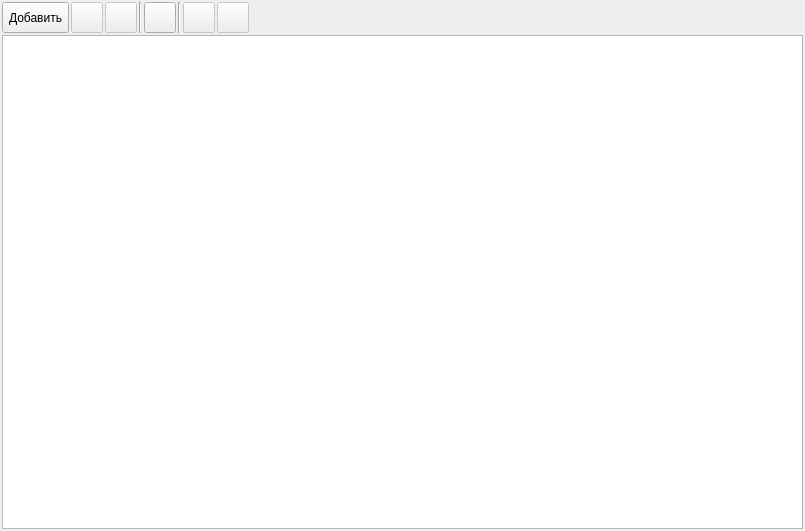
<?xml version="1.0" encoding="UTF-8"?>
<ui version="4.0">
 <class>FormPaySystems</class>
 <widget class="QWidget" name="FormPaySystems">
  <property name="geometry">
   <rect>
    <x>0</x>
    <y>0</y>
    <width>805</width>
    <height>531</height>
   </rect>
  </property>
  <property name="windowTitle">
   <string>Платежные системы</string>
  </property>
  <layout class="QVBoxLayout" name="verticalLayout">
   <property name="spacing">
    <number>2</number>
   </property>
   <property name="leftMargin">
    <number>2</number>
   </property>
   <property name="topMargin">
    <number>2</number>
   </property>
   <property name="rightMargin">
    <number>2</number>
   </property>
   <property name="bottomMargin">
    <number>2</number>
   </property>
   <item>
    <layout class="QHBoxLayout" name="horizontalLayout">
     <property name="spacing">
      <number>2</number>
     </property>
     <item>
      <widget class="QToolButton" name="toolButtonAdd">
       <property name="sizePolicy">
        <sizepolicy hsizetype="Preferred" vsizetype="Preferred">
         <horstretch>0</horstretch>
         <verstretch>0</verstretch>
        </sizepolicy>
       </property>
       <property name="toolTip">
        <string>Добавить параметр</string>
       </property>
       <property name="text">
        <string>Добавить</string>
       </property>
       <property name="icon">
        <iconset resource="../../res.qrc">
         <normaloff>:/32/icons/32x32/add.png</normaloff>:/32/icons/32x32/add.png</iconset>
       </property>
       <property name="iconSize">
        <size>
         <width>24</width>
         <height>24</height>
        </size>
       </property>
       <property name="toolButtonStyle">
        <enum>Qt::ToolButtonTextBesideIcon</enum>
       </property>
      </widget>
     </item>
     <item>
      <widget class="QToolButton" name="toolButtonEdit">
       <property name="enabled">
        <bool>false</bool>
       </property>
       <property name="sizePolicy">
        <sizepolicy hsizetype="Preferred" vsizetype="Preferred">
         <horstretch>0</horstretch>
         <verstretch>0</verstretch>
        </sizepolicy>
       </property>
       <property name="toolTip">
        <string>Редактировать параметр</string>
       </property>
       <property name="icon">
        <iconset resource="../../res.qrc">
         <normaloff>:/32/icons/32x32/edit.png</normaloff>:/32/icons/32x32/edit.png</iconset>
       </property>
       <property name="iconSize">
        <size>
         <width>24</width>
         <height>24</height>
        </size>
       </property>
      </widget>
     </item>
     <item>
      <widget class="QToolButton" name="toolButtonDel">
       <property name="enabled">
        <bool>false</bool>
       </property>
       <property name="sizePolicy">
        <sizepolicy hsizetype="Preferred" vsizetype="Preferred">
         <horstretch>0</horstretch>
         <verstretch>0</verstretch>
        </sizepolicy>
       </property>
       <property name="toolTip">
        <string>Удалить параметр</string>
       </property>
       <property name="icon">
        <iconset resource="../../res.qrc">
         <normaloff>:/32/icons/32x32/delete.png</normaloff>:/32/icons/32x32/delete.png</iconset>
       </property>
       <property name="iconSize">
        <size>
         <width>24</width>
         <height>24</height>
        </size>
       </property>
      </widget>
     </item>
     <item>
      <widget class="Line" name="line_5">
       <property name="orientation">
        <enum>Qt::Vertical</enum>
       </property>
      </widget>
     </item>
     <item>
      <widget class="QToolButton" name="toolButtonRefresh">
       <property name="enabled">
        <bool>true</bool>
       </property>
       <property name="sizePolicy">
        <sizepolicy hsizetype="Preferred" vsizetype="Preferred">
         <horstretch>0</horstretch>
         <verstretch>0</verstretch>
        </sizepolicy>
       </property>
       <property name="maximumSize">
        <size>
         <width>16777215</width>
         <height>16777215</height>
        </size>
       </property>
       <property name="toolTip">
        <string>Порядок сортировки - выше</string>
       </property>
       <property name="icon">
        <iconset resource="../../res.qrc">
         <normaloff>:/32/icons/32x32/refresh.png</normaloff>:/32/icons/32x32/refresh.png</iconset>
       </property>
       <property name="iconSize">
        <size>
         <width>24</width>
         <height>24</height>
        </size>
       </property>
      </widget>
     </item>
     <item>
      <widget class="Line" name="line_6">
       <property name="orientation">
        <enum>Qt::Vertical</enum>
       </property>
      </widget>
     </item>
     <item>
      <widget class="QToolButton" name="toolButtonSortUp">
       <property name="enabled">
        <bool>false</bool>
       </property>
       <property name="sizePolicy">
        <sizepolicy hsizetype="Preferred" vsizetype="Preferred">
         <horstretch>0</horstretch>
         <verstretch>0</verstretch>
        </sizepolicy>
       </property>
       <property name="maximumSize">
        <size>
         <width>16777215</width>
         <height>16777215</height>
        </size>
       </property>
       <property name="toolTip">
        <string>Порядок сортировки - выше</string>
       </property>
       <property name="icon">
        <iconset resource="../../res.qrc">
         <normaloff>:/32/icons/32x32/up.png</normaloff>:/32/icons/32x32/up.png</iconset>
       </property>
       <property name="iconSize">
        <size>
         <width>24</width>
         <height>24</height>
        </size>
       </property>
      </widget>
     </item>
     <item>
      <widget class="QToolButton" name="toolButtonSortDown">
       <property name="enabled">
        <bool>false</bool>
       </property>
       <property name="sizePolicy">
        <sizepolicy hsizetype="Preferred" vsizetype="Preferred">
         <horstretch>0</horstretch>
         <verstretch>0</verstretch>
        </sizepolicy>
       </property>
       <property name="toolTip">
        <string>Порядок сортировки - ниже</string>
       </property>
       <property name="icon">
        <iconset resource="../../res.qrc">
         <normaloff>:/32/icons/32x32/down.png</normaloff>:/32/icons/32x32/down.png</iconset>
       </property>
       <property name="iconSize">
        <size>
         <width>24</width>
         <height>24</height>
        </size>
       </property>
      </widget>
     </item>
     <item>
      <spacer name="horizontalSpacer">
       <property name="orientation">
        <enum>Qt::Horizontal</enum>
       </property>
       <property name="sizeHint" stdset="0">
        <size>
         <width>40</width>
         <height>20</height>
        </size>
       </property>
      </spacer>
     </item>
    </layout>
   </item>
   <item>
    <widget class="QListView" name="listViewPaySystems"/>
   </item>
  </layout>
  <action name="actionAdd">
   <property name="icon">
    <iconset resource="../../res.qrc">
     <normaloff>:/32/icons/32x32/add.png</normaloff>:/32/icons/32x32/add.png</iconset>
   </property>
   <property name="text">
    <string>Добавить</string>
   </property>
   <property name="toolTip">
    <string>Добавить платежную систему</string>
   </property>
   <property name="shortcut">
    <string>Ins</string>
   </property>
  </action>
  <action name="actionEdit">
   <property name="icon">
    <iconset resource="../../res.qrc">
     <normaloff>:/32/icons/32x32/edit.png</normaloff>:/32/icons/32x32/edit.png</iconset>
   </property>
   <property name="text">
    <string>Редактировать</string>
   </property>
   <property name="toolTip">
    <string>Редактировать платежную систему</string>
   </property>
  </action>
  <action name="actionDelete">
   <property name="icon">
    <iconset resource="../../res.qrc">
     <normaloff>:/32/icons/32x32/delete.png</normaloff>:/32/icons/32x32/delete.png</iconset>
   </property>
   <property name="text">
    <string>Удалить</string>
   </property>
   <property name="toolTip">
    <string>Удалить выбранную платежную систему</string>
   </property>
   <property name="shortcut">
    <string>Ctrl+Del</string>
   </property>
  </action>
  <action name="actionUp">
   <property name="icon">
    <iconset resource="../../res.qrc">
     <normaloff>:/32/icons/32x32/up.png</normaloff>:/32/icons/32x32/up.png</iconset>
   </property>
   <property name="text">
    <string>На уровень выше</string>
   </property>
   <property name="toolTip">
    <string>Поднять на уровень выше</string>
   </property>
   <property name="shortcut">
    <string>Ctrl+Up</string>
   </property>
  </action>
  <action name="actionDown">
   <property name="icon">
    <iconset resource="../../res.qrc">
     <normaloff>:/32/icons/32x32/down.png</normaloff>:/32/icons/32x32/down.png</iconset>
   </property>
   <property name="text">
    <string>На уровень ниже</string>
   </property>
   <property name="toolTip">
    <string>Опустить на уровень ниже</string>
   </property>
   <property name="shortcut">
    <string>Ctrl+Down</string>
   </property>
  </action>
 </widget>
 <resources>
  <include location="../../res.qrc"/>
 </resources>
 <connections/>
</ui>
